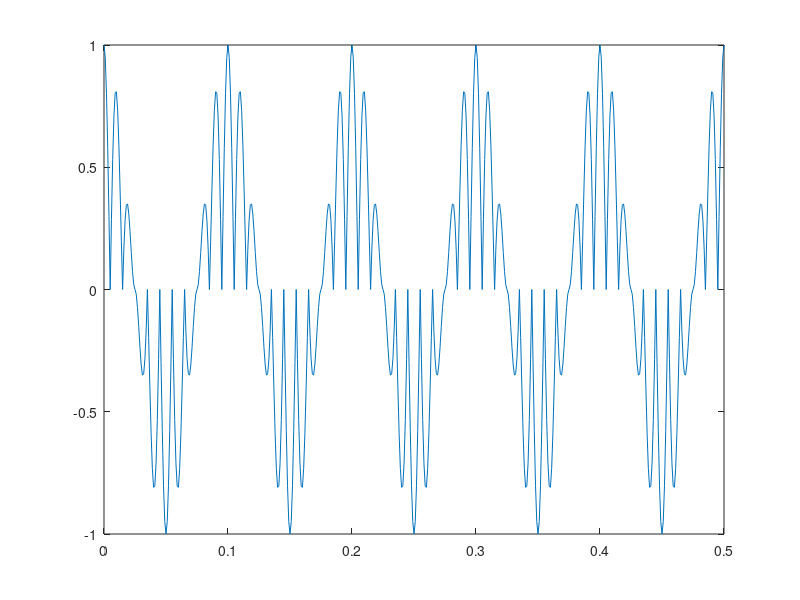

Recreate this plot in MATLAB.
clc;clear all;close all
fs=200
t=0:0.001:0.5
m= cos(20*pi*t)
c=cos(2*pi*50*t)
for i=1:length(t)
    if(c(i)>0)
        s(i)=m(i).*c(i)
   else
        s(i)= -m(i).*c(i)
    end
end
plot(t,s)